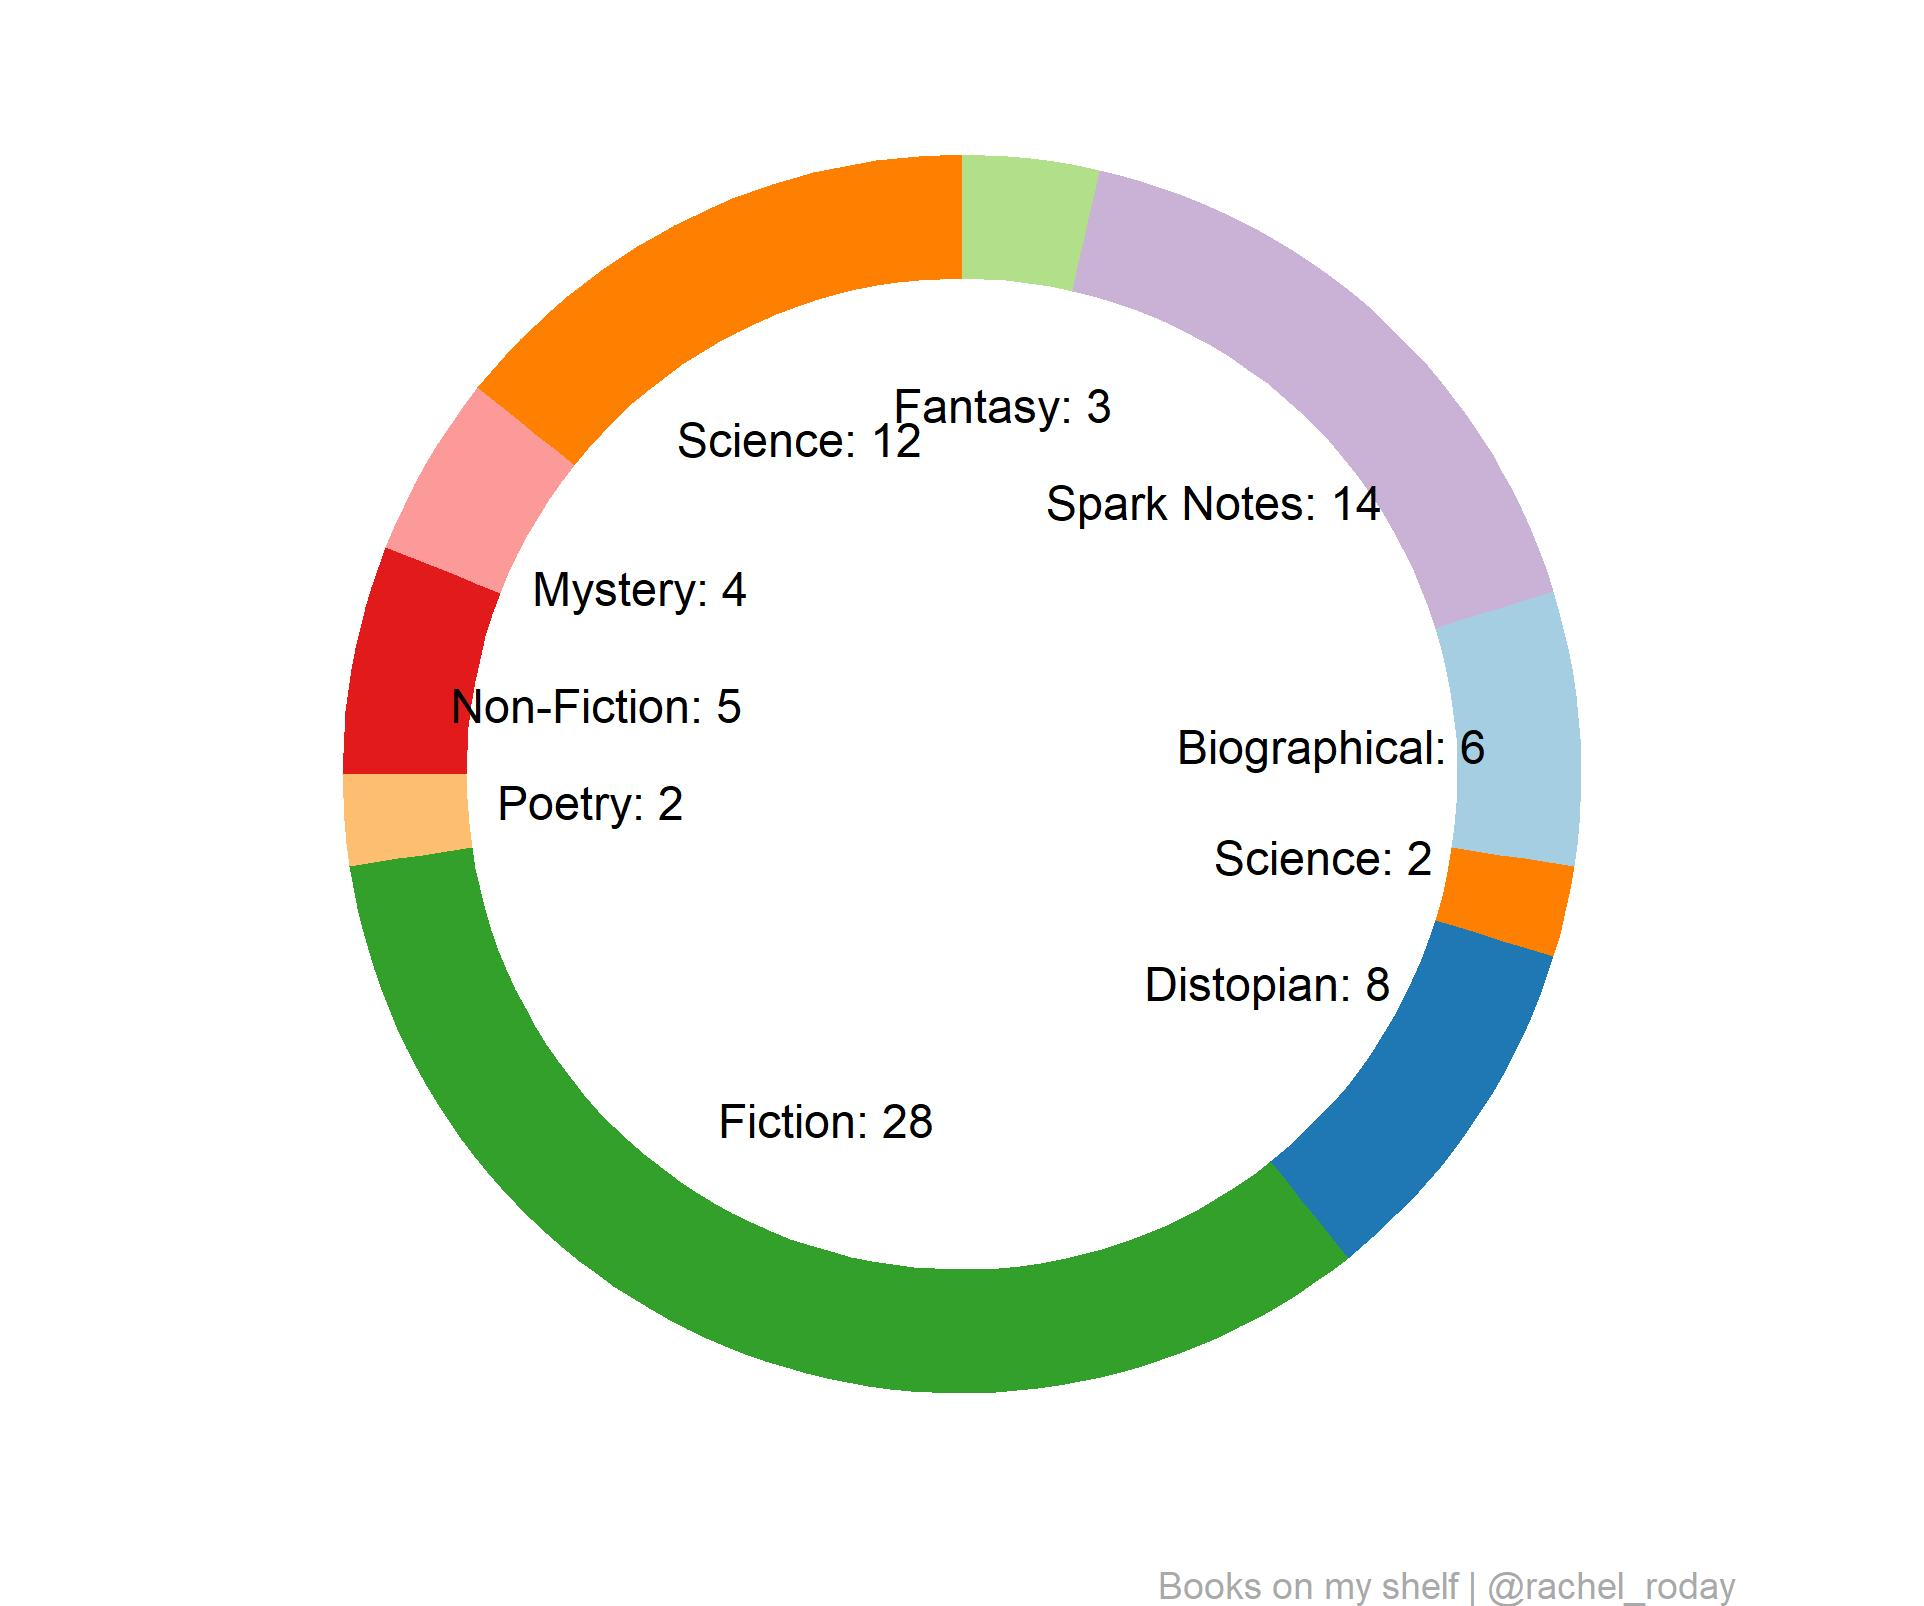

The R source for this figure:
## ---------------------------
##
## Script name: Day1
##
## Author: Rachel Roday
##
## Date Created: 2021-04-01
##
## Copyright (c) Rachel Roday, 2021
## Email: rroday@udel.edu
##
## ---------------------------
##
## Notes: Time to Code: 30 mintues
##
## ---------------------------

# Set wd
setwd("C:/Users/RER/Desktop/DataMonth21")

library(ggplot2)

Books <- c("Fantasy","SciFi","Biographical","Spark Notes","Distopian","Fiction","Poetry","Non-Fiction","Mystery","Science")
Count <- c(3,14,6,2,8,28,2,5,4,12)
data<-as.data.frame(cbind(Books,Count))
data$Count <- as.numeric(data$Count)


# Compute percentages
data$fraction = data$Count / sum(data$Count)

# Compute the cumulative percentages (top of each rectangle)
data$ymax = cumsum(data$fraction)

# Compute the bottom of each rectangle
data$ymin = c(0, head(data$ymax, n=-1))

# Compute label position
data$labelPosition <- (data$ymax + data$ymin) / 2

# Compute a good label
data$label <- paste0(data$Books, ": ", data$Count)

# Make the plot
ggplot(data, aes(ymax=ymax, ymin=ymin, xmax=4, xmin=3, fill=Books)) +
  geom_rect() +
  geom_text( x=2, aes(y=labelPosition, label=label, color=Books), size=4,colour = "Black") +
  scale_fill_brewer(palette ="Paired")+
  coord_polar(theta="y") +
  xlim(c(-1, 4)) +
  theme_void() +
  theme(legend.position = "none")+
  labs(caption = "Books on my shelf | @rachel_roday")+
  theme(plot.caption = element_text(color = "darkgrey"))
ggsave("Day1.jpeg")
